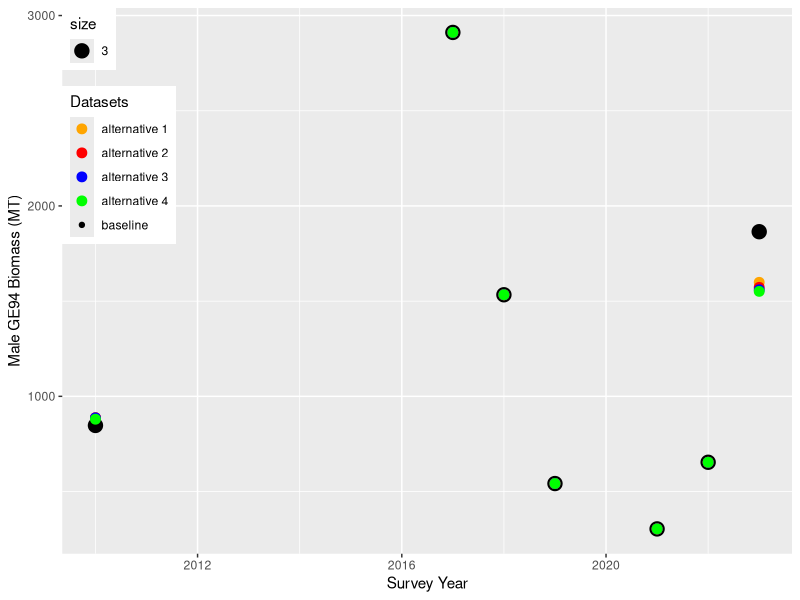
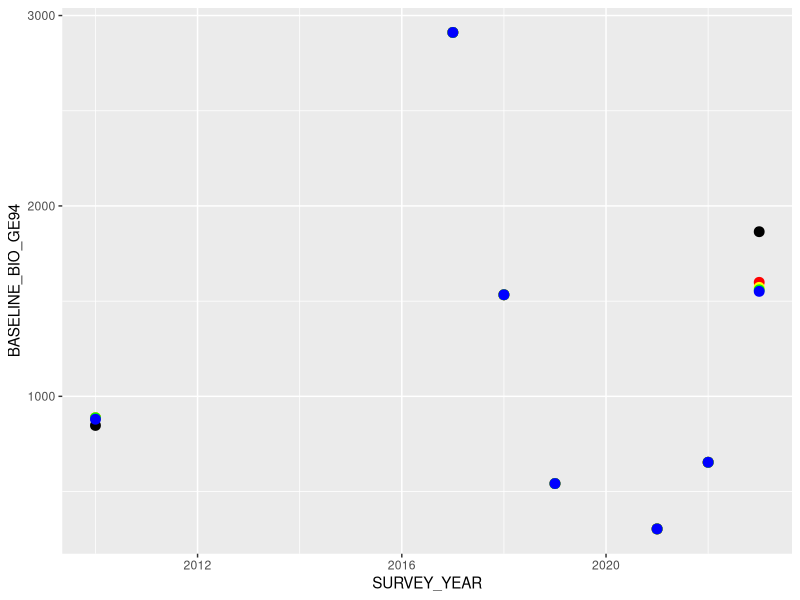
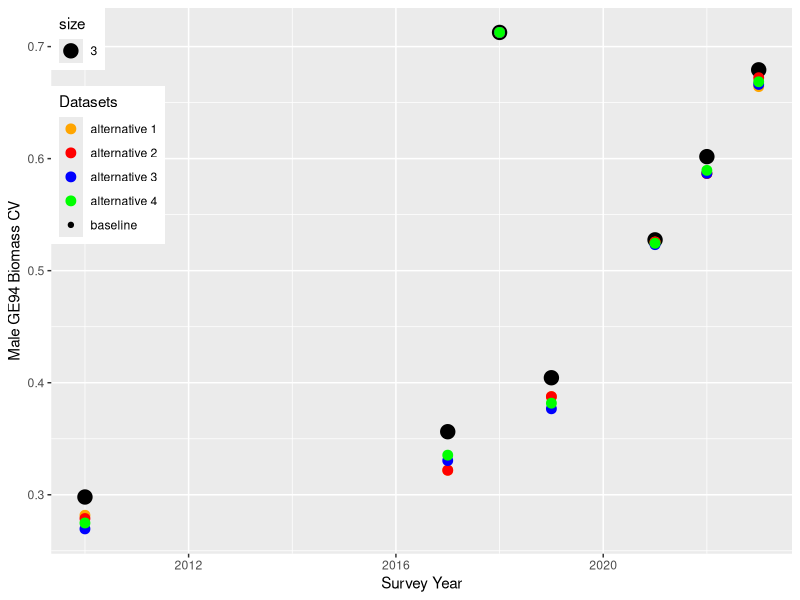
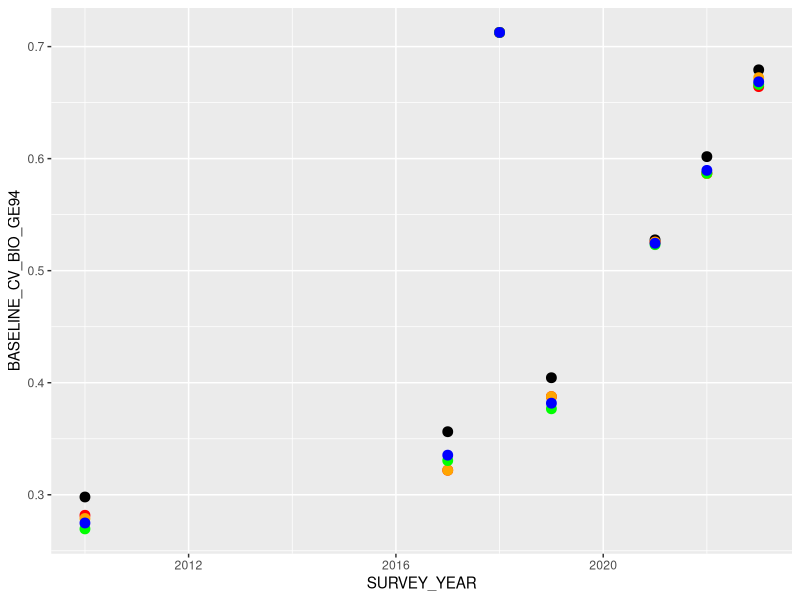
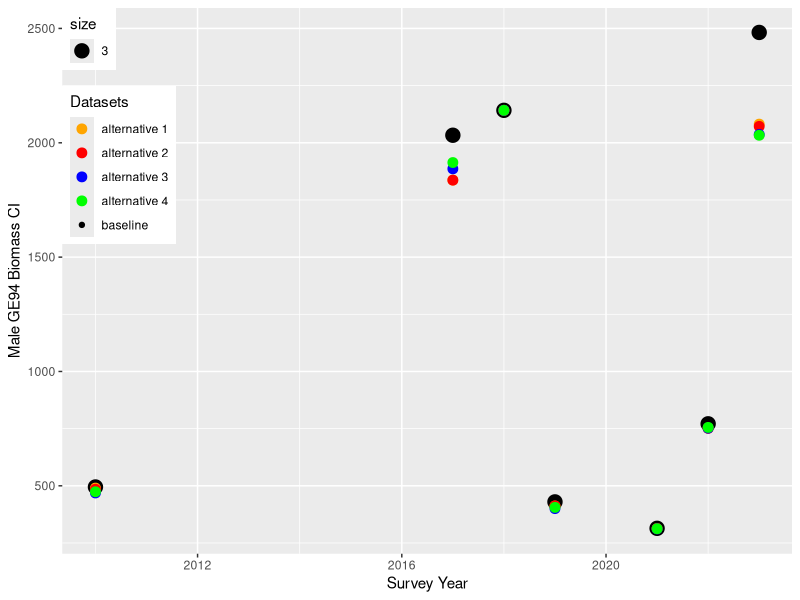
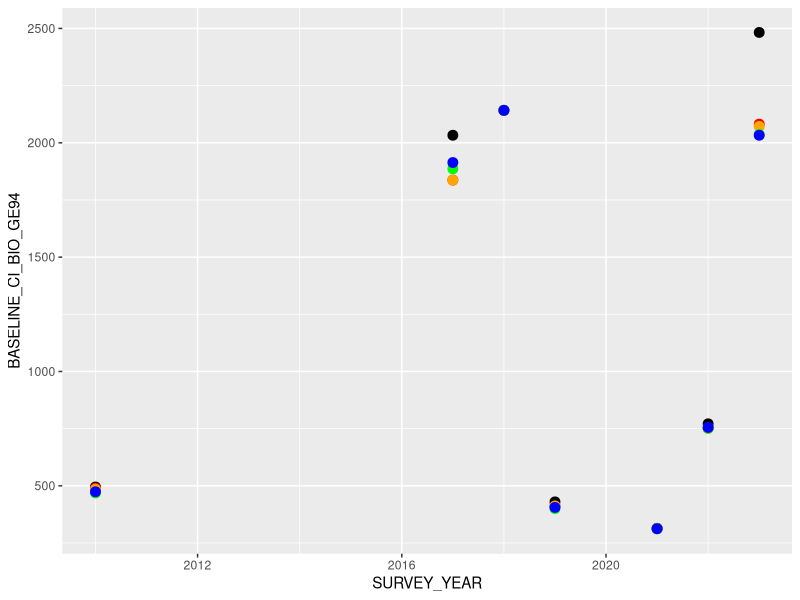

Write the R code that produced these figures, in order.
library(tidyverse)
library(ggplot2)
library(dplyr)

##### Import data
base_bio<-read_csv("./Data/nbs_bkc_bio_baseline_v2022.csv")
alt_1_bio<-read_csv("./Data/nbs_bkc_bio_alt_strata_1.csv")
alt_2_bio<-read_csv("./Data/nbs_bkc_bio_alt_strata_2.csv")
alt_3_bio<-read_csv("./Data/nbs_bkc_bio_alt_strata_3.csv")
alt_4_bio<-read_csv("./Data/nbs_bkc_bio_alt_strata_4.csv")

base_abun<-read_csv("./Data/nbs_bkc_abun_baseline_v2022.csv")
alt_1_abun<-read_csv("./Data/nbs_bkc_abun_alt_strata_1.csv")
alt_2_abun<-read_csv("./Data/nbs_bkc_abun_alt_strata_2.csv")
alt_3_abun<-read_csv("./Data/nbs_bkc_abun_alt_strata_3.csv")
alt_4_abun<-read_csv("./Data/nbs_bkc_abun_alt_strata_4.csv")

base_abun
######### Mature male biomass
base_bio %>%
  select(SURVEY_YEAR, BIOMASS_MALE_GE94, CV_BIOMASS_MALE_GE94, CI_BIOMASS_MALE_GE94) %>%
  rename_all(~c("SURVEY_YEAR", "BASELINE_BIO_GE94", "BASELINE_CV_BIO_GE94", "BASELINE_CI_BIO_GE94")) -> base_matbio
  
alt_1_bio %>% 
  select(BIOMASS_MALE_GE94, CV_BIOMASS_MALE_GE94, CI_BIOMASS_MALE_GE94) %>%
     rename_all(~c("ALT1_BIO_GE94", "ALT1_CV_BIO_GE94", "ALT1_CI_BIO_GE94"))-> alt_1_matbio

alt_2_bio %>% 
  select(BIOMASS_MALE_GE94, CV_BIOMASS_MALE_GE94, CI_BIOMASS_MALE_GE94) %>%
   rename_all(~c("ALT2_BIO_GE94", "ALT2_CV_BIO_GE94", "ALT2_CI_BIO_GE94"))-> alt_2_matbio

alt_3_bio %>% 
  select(BIOMASS_MALE_GE94, CV_BIOMASS_MALE_GE94, CI_BIOMASS_MALE_GE94) %>%
   rename_all(~c("ALT3_BIO_GE94", "ALT3_CV_BIO_GE94", "ALT3_CI_BIO_GE94"))-> alt_3_matbio

alt_4_bio %>% 
  select(BIOMASS_MALE_GE94, CV_BIOMASS_MALE_GE94, CI_BIOMASS_MALE_GE94) %>%
   rename_all(~c("ALT4_BIO_GE94", "ALT4_CV_BIO_GE94", "ALT4_CI_BIO_GE94"))-> alt_4_matbio
   
all_bio<-as.data.frame(cbind(base_matbio, alt_1_matbio, alt_2_matbio, alt_3_matbio, alt_4_matbio))
###########

base_abun %>%
  select(SURVEY_YEAR, NUM_MALE_GE94, CV_NUM_MALE_GE94, CI_NUM_MALE_GE94) %>%
  rename_all(~c("SURVEY_YEAR", "BASELINE_ABUN_GE94", "BASELINE_CV_ABUN_GE94","BASELINE_CI_ABUN_GE94")) -> base_matabun

alt_1_abun %>%
  select(NUM_MALE_GE94, CV_NUM_MALE_GE94, CI_NUM_MALE_GE94) %>%
  rename_all(~c("ALT1_ABUN_GE94", "ALT1_CV_ABUN_GE94","ALT1_CI_ABUN_GE94")) -> alt_1_matabun

alt_2_abun %>%
  select(NUM_MALE_GE94, CV_NUM_MALE_GE94, CI_NUM_MALE_GE94) %>%
  rename_all(~c("ALT2_ABUN_GE94", "ALT2_CV_ABUN_GE94","ALT2_CI_ABUN_GE94")) -> alt_2_matabun

alt_3_abun %>%
  select(NUM_MALE_GE94, CV_NUM_MALE_GE94, CI_NUM_MALE_GE94) %>%
  rename_all(~c("ALT3_ABUN_GE94", "ALT3_CV_ABUN_GE94","ALT3_CI_ABUN_GE94")) -> alt_3_matabun

alt_4_abun %>%
  select(NUM_MALE_GE94, CV_NUM_MALE_GE94, CI_NUM_MALE_GE94) %>%
  rename_all(~c("ALT4_ABUN_GE94", "ALT4_CV_ABUN_GE94","ALT4_CI_ABUN_GE94")) -> alt_4_matabun

all_abun<-as.data.frame(cbind(base_matabun, alt_1_matabun, alt_2_matabun, alt_3_matabun, alt_4_matabun))

################################ GE94 BIOMASS #########################################################################
names(all_bio)

ggplot(all_bio, aes(x=SURVEY_YEAR, y=BASELINE_BIO_GE94, color ="baseline", size = 3))+
  geom_point()+  
  geom_point(aes(y=ALT1_BIO_GE94, color = "alternative 1"), size = 3) +
  geom_point(aes(y=ALT2_BIO_GE94, color = "alternative 2"), size = 3)+
  geom_point(aes(y=ALT3_BIO_GE94, color = "alternative 3"), size = 3)+
  geom_point(aes(y=ALT4_BIO_GE94, color = "alternative 4"), size = 3)+
  labs(colour="Datasets",y="Male GE94 Biomass (MT)",x="Survey Year")+ 
  theme(legend.position = c(0, 1),legend.justification = c(0, 1))+
  scale_color_manual(values = c("orange","red", "blue", "green", "black"))
  
  
  
  

ggplot(all_bio, aes(x=SURVEY_YEAR))+
  geom_point(aes(y=BASELINE_BIO_GE94), color ="black", size = 3) +
  geom_point(aes(y=ALT1_BIO_GE94), color = "red", size = 3) +
  geom_point(aes(y=ALT2_BIO_GE94), color = "yellow", size = 3)+
  geom_point(aes(y=ALT3_BIO_GE94), color = "green", size = 3)+
  geom_point(aes(y=ALT4_BIO_GE94), color = "blue", size = 3)

################################ GE94 BIOMASS CV #########################################################################
names(all_bio)

ggplot(all_bio, aes(x=SURVEY_YEAR, y=BASELINE_CV_BIO_GE94, color ="baseline", size = 3))+
  geom_point()+  
  geom_point(aes(y=ALT1_CV_BIO_GE94, color = "alternative 1"), size = 3) +
  geom_point(aes(y=ALT2_CV_BIO_GE94, color = "alternative 2"), size = 3)+
  geom_point(aes(y=ALT3_CV_BIO_GE94, color = "alternative 3"), size = 3)+
  geom_point(aes(y=ALT4_CV_BIO_GE94, color = "alternative 4"), size = 3)+
  labs(colour="Datasets",y="Male GE94 Biomass CV",x="Survey Year")+ 
  theme(legend.position = c(0, 1),legend.justification = c(0, 1))+
  scale_color_manual(values = c("orange","red", "blue", "green", "black"))


ggplot(all_bio, aes(x=SURVEY_YEAR))+
  geom_point(aes(y=BASELINE_CV_BIO_GE94), color ="black", size = 3) +
  geom_point(aes(y=ALT1_CV_BIO_GE94), color = "red", size = 3) +
  geom_point(aes(y=ALT2_CV_BIO_GE94), color = "orange", size = 3)+
  geom_point(aes(y=ALT3_CV_BIO_GE94), color = "green", size = 3)+
  geom_point(aes(y=ALT4_CV_BIO_GE94), color = "blue", size = 3)
  

################################ GE94 BIOMASS CI #########################################################################
names(all_bio)

ggplot(all_bio, aes(x=SURVEY_YEAR, y=BASELINE_CI_BIO_GE94, color ="baseline", size = 3))+
  geom_point()+  
  geom_point(aes(y=ALT1_CI_BIO_GE94, color = "alternative 1"), size = 3)+
  geom_point(aes(y=ALT2_CI_BIO_GE94, color = "alternative 2"), size = 3)+
  geom_point(aes(y=ALT3_CI_BIO_GE94, color = "alternative 3"), size = 3)+
  geom_point(aes(y=ALT4_CI_BIO_GE94, color = "alternative 4"), size = 3)+
  labs(colour="Datasets",y="Male GE94 Biomass CI",x="Survey Year")+ 
  theme(legend.position = c(0, 1),legend.justification = c(0, 1))+
  scale_color_manual(values = c("orange","red", "blue", "green", "black"))


ggplot(all_bio, aes(x=SURVEY_YEAR))+
  geom_point(aes(y=BASELINE_CI_BIO_GE94), color ="black", size = 3)+
  geom_point(aes(y=ALT1_CI_BIO_GE94), color = "red", size = 3)+
  geom_point(aes(y=ALT2_CI_BIO_GE94), color = "orange", size = 3)+
  geom_point(aes(y=ALT3_CI_BIO_GE94), color = "green", size = 3)+
  geom_point(aes(y=ALT4_CI_BIO_GE94), color = "blue", size = 3)

###########################################################################################################################
#################################### calculate averages for each group/column  across all years############################


all_bio %>%
  select(where(is.numeric)) %>% 
  colMeans(na.rm = TRUE) -> all_bio_avgs

all_abun %>%
  select(where(is.numeric)) %>% 
  colMeans(na.rm = TRUE) -> ll_abun_avgs

all_bio %>%
  select(BASELINE_CV_BIO_GE94,ALT1_CV_BIO_GE94,ALT2_CV_BIO_GE94,ALT3_CV_BIO_GE94,ALT4_CV_BIO_GE94) %>% 
  colMeans(na.rm = TRUE) %>%
  as.matrix()-> bio_cv_avgs

bio_cv_avgs




  

#################################### Deprecated method ###################################################################
#all_bio %>%
#  select(where(is.numeric)) %>%
# summarise(across(everything(), 
#                  mean,
#                  na.rm = TRUE)) ->all_bio_avgs
#all_bio_avgs
